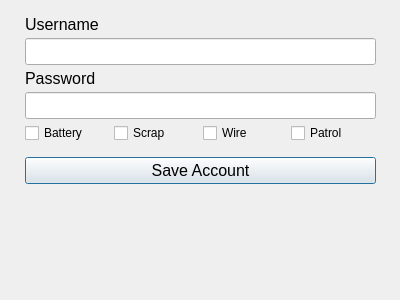
<?xml version="1.0" encoding="UTF-8"?>
<ui version="4.0">
 <class>Dialog</class>
 <widget class="QDialog" name="Dialog">
  <property name="geometry">
   <rect>
    <x>0</x>
    <y>0</y>
    <width>400</width>
    <height>300</height>
   </rect>
  </property>
  <property name="windowTitle">
   <string>Add Crossout Account</string>
  </property>
  <widget class="QWidget" name="verticalLayoutWidget">
   <property name="geometry">
    <rect>
     <x>20</x>
     <y>10</y>
     <width>361</width>
     <height>271</height>
    </rect>
   </property>
   <layout class="QVBoxLayout" name="verticalLayout">
    <property name="spacing">
     <number>4</number>
    </property>
    <property name="leftMargin">
     <number>5</number>
    </property>
    <property name="topMargin">
     <number>5</number>
    </property>
    <property name="rightMargin">
     <number>5</number>
    </property>
    <property name="bottomMargin">
     <number>5</number>
    </property>
    <item>
     <widget class="QLabel" name="label">
      <property name="font">
       <font>
        <pointsize>12</pointsize>
       </font>
      </property>
      <property name="text">
       <string>Username</string>
      </property>
     </widget>
    </item>
    <item>
     <widget class="QLineEdit" name="usernameInput">
      <property name="font">
       <font>
        <pointsize>12</pointsize>
       </font>
      </property>
     </widget>
    </item>
    <item>
     <widget class="QLabel" name="label_2">
      <property name="font">
       <font>
        <pointsize>12</pointsize>
       </font>
      </property>
      <property name="text">
       <string>Password</string>
      </property>
     </widget>
    </item>
    <item>
     <widget class="QLineEdit" name="passwordInput">
      <property name="font">
       <font>
        <pointsize>12</pointsize>
       </font>
      </property>
     </widget>
    </item>
    <item>
     <layout class="QHBoxLayout" name="horizontalLayout_2">
      <item>
       <widget class="QCheckBox" name="playForBatteryCB">
        <property name="text">
         <string>Battery</string>
        </property>
       </widget>
      </item>
      <item>
       <widget class="QCheckBox" name="playForScrapCB">
        <property name="text">
         <string>Scrap</string>
        </property>
       </widget>
      </item>
      <item>
       <widget class="QCheckBox" name="playForWireCB">
        <property name="text">
         <string>Wire</string>
        </property>
       </widget>
      </item>
      <item>
       <widget class="QCheckBox" name="playForPatrolCB">
        <property name="text">
         <string>Patrol</string>
        </property>
       </widget>
      </item>
     </layout>
    </item>
    <item>
     <spacer name="verticalSpacer_2">
      <property name="orientation">
       <enum>Qt::Vertical</enum>
      </property>
      <property name="sizeType">
       <enum>QSizePolicy::Fixed</enum>
      </property>
      <property name="sizeHint" stdset="0">
       <size>
        <width>20</width>
        <height>10</height>
       </size>
      </property>
     </spacer>
    </item>
    <item>
     <layout class="QHBoxLayout" name="horizontalLayout">
      <item>
       <widget class="QPushButton" name="saveBtn">
        <property name="font">
         <font>
          <pointsize>12</pointsize>
         </font>
        </property>
        <property name="text">
         <string>Save Account</string>
        </property>
       </widget>
      </item>
     </layout>
    </item>
    <item>
     <spacer name="verticalSpacer">
      <property name="orientation">
       <enum>Qt::Vertical</enum>
      </property>
      <property name="sizeHint" stdset="0">
       <size>
        <width>20</width>
        <height>40</height>
       </size>
      </property>
     </spacer>
    </item>
   </layout>
  </widget>
 </widget>
 <resources/>
 <connections/>
</ui>
